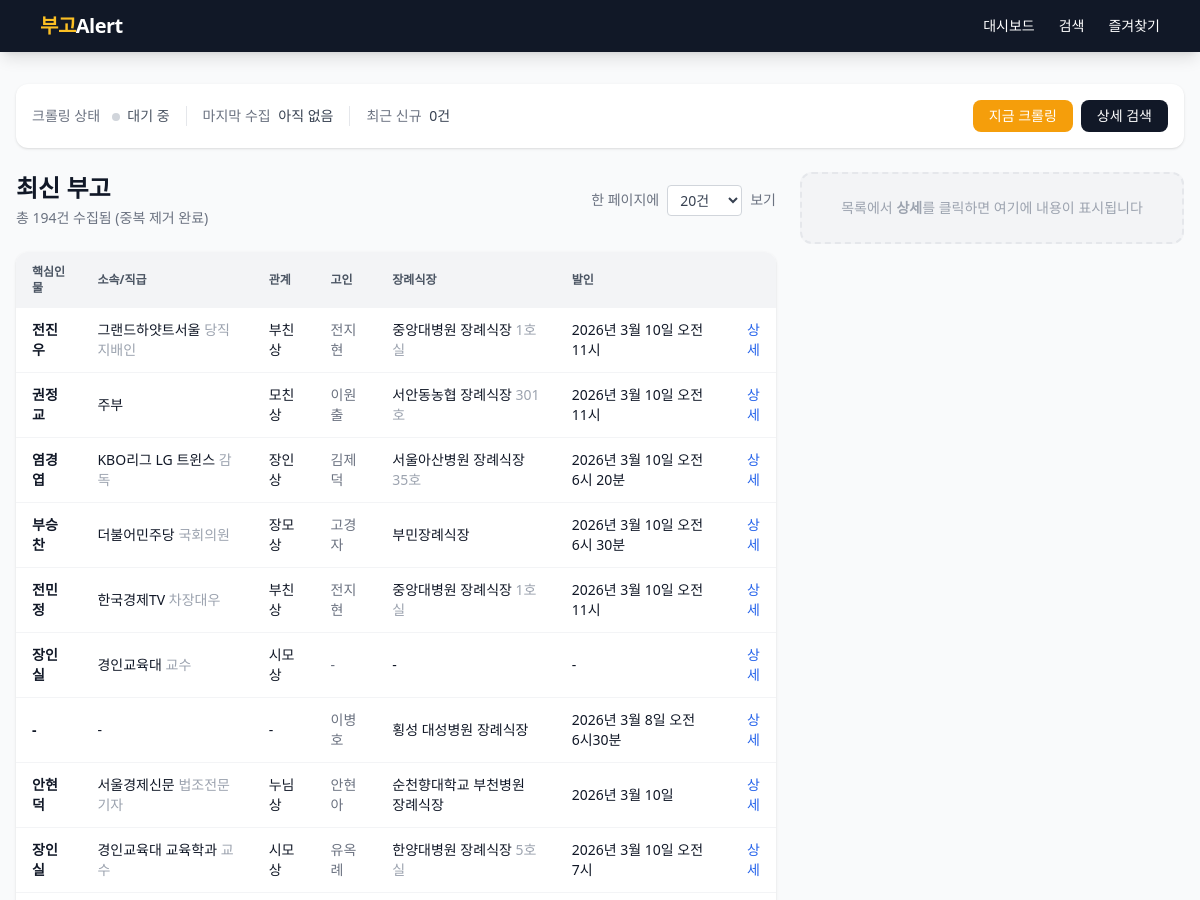
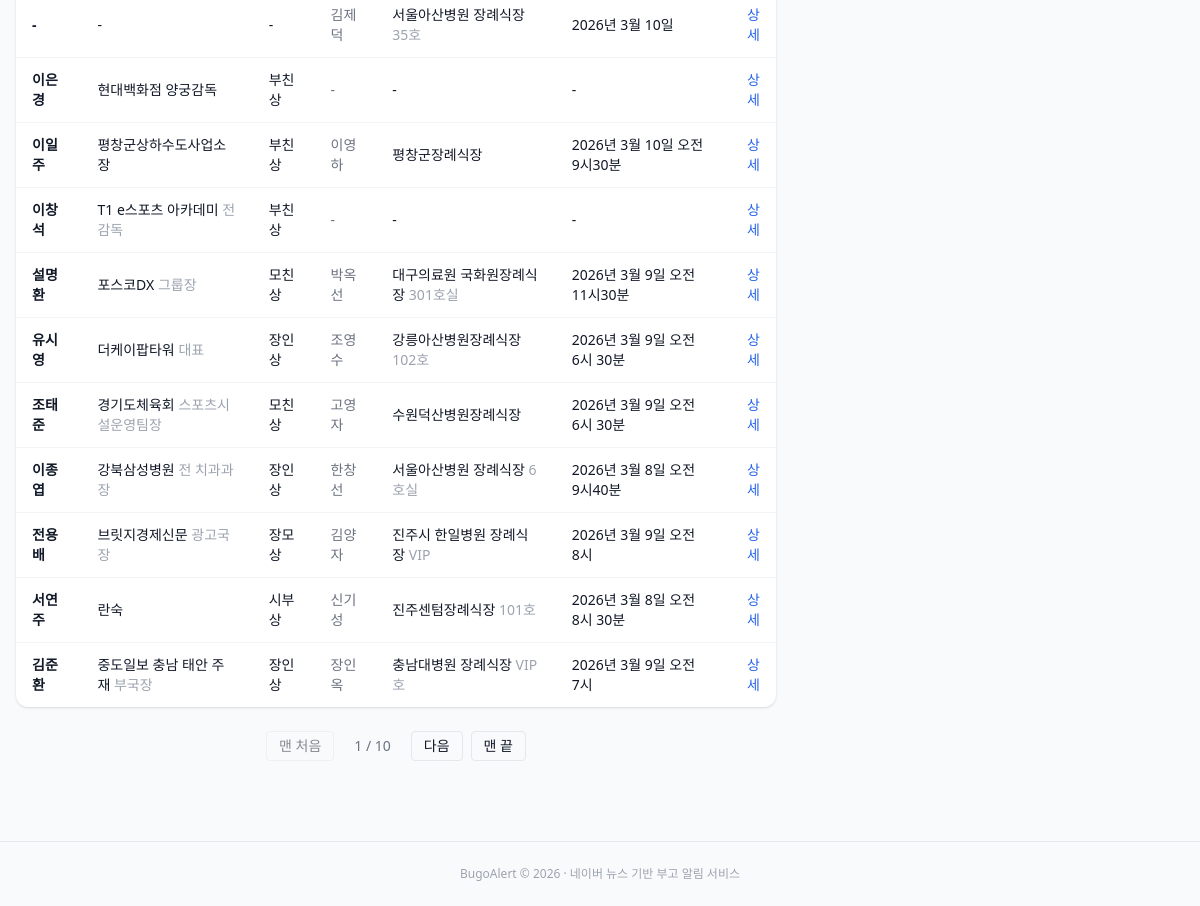
The page / on the database its author committed (2 pictures, top to bottom).
### app/models.py (models this page shows)
class Obituary(Base):
    __tablename__ = "obituaries"
    id = Column(Integer, primary_key=True, autoincrement=True)
    source_url = Column(String(512), nullable=False)
    source_urls = Column(Text, nullable=True)  # JSON 배열: 병합된 모든 기사 URL
    title = Column(String(512), nullable=False)
    key_person = Column(String(100))
    organization = Column(String(200))
    position = Column(String(200))
    deceased_name = Column(String(100))
    deceased_age = Column(String(50))
    relationship = Column(String(100))
    related_persons = Column(Text)
    funeral_hall = Column(String(200))
    room_number = Column(String(50))
    funeral_date = Column(String(100))
    funeral_time = Column(String(50))
    contact = Column(String(100))
    remarks = Column(Text)
    raw_text = Column(Text)
    published_at = Column(DateTime)
    created_at = Column(DateTime, default=datetime.utcnow)
    dedup_key = Column(String(200), unique=True, nullable=True)
    __table_args__ = (
        Index("ix_obituaries_key_person", "key_person"),
        Index("ix_obituaries_org", "organization"),
        Index("ix_obituaries_published", "published_at"),
        Index("ix_obituaries_dedup", "dedup_key"),
        Index("ix_obituaries_source_url", "source_url"),
    )

### app/routers/obituaries.py (the view)
@router.get("/")
async def index(
    request: Request,
    db: Session = Depends(get_db),
    page: int = Query(1, ge=1),
    per_page: int = Query(20, ge=10, le=100),
    sort: str | None = Query(None),
    order: str = Query("desc"),
):
    per_page = _valid_per_page(per_page)
    if sort and sort not in SORT_COLUMNS:
        sort = None
    if order not in ("asc", "desc"):
        order = "desc"
    query = _search_query(db, sort=sort, order=order)
    total = query.count()
    obituaries = query.offset((page - 1) * per_page).limit(per_page).all()
    total_pages = max(1, (total + per_page - 1) // per_page)
    crawl_status = getattr(request.app.state, "crawl_status", {})
    base = f"/?page={page}&per_page={per_page}"
    return request.app.state.templates.TemplateResponse(
        "index.html",
        {
            "request": request,
            "obituaries": obituaries,
            "page": page,
            "total_pages": total_pages,
            "total": total,
            "per_page": per_page,
            "per_page_options": PER_PAGE_OPTIONS,
            "crawl_status": crawl_status,
            "sort": sort,
            "order": order,
            "base_url": base,
        },
    )

### app/templates/index.html (shortened to what this page needs)
{% extends "base.html" %}
{% block content %}
<div class="bg-white rounded-xl shadow p-4 mb-6" id="crawl-panel">
  <div class="flex items-center justify-between">
    <div class="flex items-center gap-4 text-sm flex-wrap">
      <div>
        <span class="text-gray-500">크롤링 상태</span>
        <span id="crawl-indicator" class="ml-2 inline-block w-2 h-2 rounded-full
          {% if crawl_status.get('is_running') %}bg-amber-400 animate-pulse
          {% elif crawl_status.get('last_error') %}bg-red-400
          {% elif crawl_status.get('last_run') %}bg-green-400
          {% else %}bg-gray-300{% endif %}"></span>
        <span id="crawl-label" class="text-gray-600 ml-1">
          {% if crawl_status.get('is_running') %}진행 중...
          {% elif crawl_status.get('last_error') %}오류 발생
          {% elif crawl_status.get('last_run') %}정상
          {% else %}대기 중{% endif %}
        </span>
      </div>
      <div class="border-l pl-4">
        <span class="text-gray-500">마지막 수집</span>
        <span class="text-gray-700 ml-1 font-medium">
          {{ crawl_status.get('last_run').strftime('%m/%d %H:%M:%S') if crawl_status.get('last_run') else '아직 없음' }}
        </span>
      </div>
      <div class="border-l pl-4">
        <span class="text-gray-500">최근 신규</span>
        <span class="text-gray-700 ml-1 font-medium">{{ crawl_status.get('last_count', 0) }}건</span>
      </div>
    </div>
    <div class="flex items-center gap-2">
      <button onclick="runCrawl()"
              id="crawl-btn"
              class="px-4 py-1.5 bg-amber-500 text-white rounded-lg text-sm font-medium hover:bg-amber-600 transition disabled:opacity-50 disabled:cursor-not-allowed">
        지금 크롤링
      </button>
      <a href="/search"
         class="bg-gray-900 text-white px-4 py-1.5 rounded-lg text-sm font-medium hover:bg-gray-700 transition">
        상세 검색
      </a>
    </div>
  </div>
</div>
<div class="flex gap-6 flex-col lg:flex-row">
  <div class="flex-1 min-w-0">
<div class="flex items-center justify-between mb-6 flex-wrap gap-4">
  <div>
    <h1 class="text-2xl font-bold">최신 부고</h1>
    <p class="text-gray-500 text-sm mt-1">총 {{ total }}건 수집됨 (중복 제거 완료)</p>
  </div>
  <div class="flex items-center gap-2 text-sm">
    <label for="per-page" class="text-gray-500">한 페이지에</label>
    <select id="per-page" onchange="location.href='/?page=1&per_page='+this.value+'{% if sort %}&sort={{ sort }}&order={{ order }}{% endif %}'"
            class="px-2 py-1 rounded border border-gray-300 text-gray-700 bg-white">
      {% for n in per_page_options %}
      <option value="{{ n }}" {% if per_page == n %}selected{% endif %}>{{ n }}건</option>
      {% endfor %}
    </select>
    <span class="text-gray-500">보기</span>
  </div>
</div>
{% if obituaries %}
<div class="bg-white rounded-xl shadow overflow-hidden">
  <table class="w-full text-sm">
    <thead class="bg-gray-100 text-gray-600 uppercase text-xs">
      <tr>
        <th class="px-4 py-3 text-left">
          <a href="{{ base_url }}&sort=key_person&order={% if sort == 'key_person' and order == 'desc' %}asc{% else %}desc{% endif %}" class="hover:text-amber-600 flex items-center gap-0.5">
            핵심인물 {% if sort == 'key_person' %}<span>{% if order == 'desc' %}▼{% else %}▲{% endif %}</span>{% endif %}
          </a>
        </th>
        <th class="px-4 py-3 text-left">
          <a href="{{ base_url }}&sort=organization&order={% if sort == 'organization' and order == 'desc' %}asc{% else %}desc{% endif %}" class="hover:text-amber-600 flex items-center gap-0.5">
            소속/직급 {% if sort == 'organization' %}<span>{% if order == 'desc' %}▼{% else %}▲{% endif %}</span>{% endif %}
          </a>
        </th>
        <th class="px-4 py-3 text-left">
          <a href="{{ base_url }}&sort=relationship&order={% if sort == 'relationship' and order == 'desc' %}asc{% else %}desc{% endif %}" class="hover:text-amber-600 flex items-center gap-0.5">
            관계 {% if sort == 'relationship' %}<span>{% if order == 'desc' %}▼{% else %}▲{% endif %}</span>{% endif %}
          </a>
        </th>
        <th class="px-4 py-3 text-left">
          <a href="{{ base_url }}&sort=deceased_name&order={% if sort == 'deceased_name' and order == 'desc' %}asc{% else %}desc{% endif %}" class="hover:text-amber-600 flex items-center gap-0.5">
            고인 {% if sort == 'deceased_name' %}<span>{% if order == 'desc' %}▼{% else %}▲{% endif %}</span>{% endif %}
          </a>
        </th>
        <th class="px-4 py-3 text-left">
          <a href="{{ base_url }}&sort=funeral_hall&order={% if sort == 'funeral_hall' and order == 'desc' %}asc{% else %}desc{% endif %}" class="hover:text-amber-600 flex items-center gap-0.5">
            장례식장 {% if sort == 'funeral_hall' %}<span>{% if order == 'desc' %}▼{% else %}▲{% endif %}</span>{% endif %}
          </a>
        </th>
        <th class="px-4 py-3 text-left">
          <a href="{{ base_url }}&sort=funeral_date&order={% if sort == 'funeral_date' and order == 'desc' %}asc{% else %}desc{% endif %}" class="hover:text-amber-600 flex items-center gap-0.5">
            발인 {% if sort == 'funeral_date' %}<span>{% if order == 'desc' %}▼{% else %}▲{% endif %}</span>{% endif %}
          </a>
        </th>
        <th class="px-4 py-3"></th>
      </tr>
    </thead>
    <tbody class="divide-y divide-gray-100">
      {% for o in obituaries %}
      <tr class="hover:bg-amber-50 transition" id="row-{{ o.id }}">
        <td class="px-4 py-3 font-bold text-gray-900">{{ o.key_person or '-' }}</td>
        <td class="px-4 py-3">{{ o.organization or '-' }}{% if o.position %} <span class="text-gray-400">{{ o.position }}</span>{% endif %}</td>
        <td class="px-4 py-3">{{ o.relationship or '-' }}</td>
        <td class="px-4 py-3 text-gray-500">{{ o.deceased_name or '-' }}</td>
        <td class="px-4 py-3">{{ o.funeral_hall or '-' }}{% if o.room_number %} <span class="text-gray-400">{{ o.room_number }}</span>{% endif %}</td>
        <td class="px-4 py-3">{{ (o.funeral_date or '-')|format_funeral_date }} {{ o.funeral_time or '' }}</td>
        <td class="px-4 py-3 text-right">
          <a href="/obituary/{{ o.id }}"
             hx-get="/obituary/{{ o.id }}"
             hx-target="#detail-panel"
             hx-swap="innerHTML"
             hx-on::after-request="document.querySelectorAll('tbody tr.bg-amber-100').forEach(r=>r.classList.remove('bg-amber-100')); this.closest('tr').classList.add('bg-amber-100')"
             class="text-blue-600 hover:underline cursor-pointer">상세</a>
        </td>
      </tr>
      {% endfor %}
    </tbody>
  </table>
</div>
{% if total_pages > 1 %}
<div class="flex justify-center items-center gap-2 mt-6 flex-wrap">
  <a href="/?page=1&per_page={{ per_page }}{% if sort %}&sort={{ sort }}&order={{ order }}{% endif %}" class="px-3 py-1 rounded border text-sm hover:bg-gray-100 {% if page == 1 %}opacity-50 pointer-events-none{% endif %}">맨 처음</a>
  <span class="px-3 py-1 text-sm text-gray-500">{{ page }} / {{ total_pages }}</span>
  {% if page < total_pages %}
  <a href="/?page={{ page + 1 }}&per_page={{ per_page }}{% if sort %}&sort={{ sort }}&order={{ order }}{% endif %}" class="px-3 py-1 rounded border text-sm hover:bg-gray-100">다음</a>
  {% endif %}
  <a href="/?page={{ total_pages }}&per_page={{ per_page }}" class="px-3 py-1 rounded border text-sm hover:bg-gray-100 ">맨 끝</a>
</div>
{% endif %}
{% else %}
<div class="text-center py-20 text-gray-400">
  <p class="text-lg">수집된 부고가 없습니다</p>
  <p class="text-sm mt-2 mb-4">위의 <strong>지금 크롤링</strong> 버튼을 눌러 즉시 수집을 시작하세요</p>
</div>
{% endif %}
  </div>
  <div id="detail-panel" class="lg:w-96 shrink-0 lg:sticky lg:top-8 lg:self-start min-h-[200px] lg:min-h-[400px]">
    <div class="bg-gray-100 rounded-xl p-6 h-full flex items-center justify-center text-gray-400 text-sm border-2 border-dashed border-gray-200">
      <p>목록에서 <strong>상세</strong>를 클릭하면 여기에 내용이 표시됩니다</p>
    </div>
  </div>
</div>
{% endblock %}

### app/templates/base.html (shortened to what this page needs)
<!DOCTYPE html>
<html lang="ko" class="h-full">
<head>
  <script src="https://cdn.tailwindcss.com"></script>
</head>
<body class="h-full bg-gray-50 text-gray-900">
  <nav class="bg-gray-900 text-white shadow-lg">
    <div class="max-w-6xl mx-auto px-4 py-3 flex items-center justify-between">
      <a href="/" class="text-xl font-bold tracking-tight">
        <span class="text-amber-400">부고</span>Alert
      </a>
      <div class="flex gap-6 text-sm font-medium">
        <a href="/" class="hover:text-amber-300 transition">대시보드</a>
        <a href="/search" class="hover:text-amber-300 transition">검색</a>
        <a href="/favorites" class="hover:text-amber-300 transition">즐겨찾기</a>
      </div>
    </div>
  </nav>
  <main class="max-w-7xl mx-auto px-4 py-8">
    {% block content %}{% endblock %}
  </main>
  <footer class="text-center text-xs text-gray-400 py-6 border-t mt-12">
    BugoAlert &copy; 2026 &middot; 네이버 뉴스 기반 부고 알림 서비스
  </footer>
</body>
</html>

### app/templates/base.html (style rules this page uses)
html { font-size: clamp(14px, 2vw, 16px); }
body { font-size: 1rem; }

### rows shown on the page
Obituary: key_person "전진우", organization "그랜드하얏트서울", position "당직지배인", relationship "부친상", deceased_name "전지현", funeral_hall "중앙대병원 장례식장", room_number "1호실", funeral_date "2026년 3월 10일", funeral_time "오전 11시"
Obituary: key_person "권정교", organization "주부", relationship "모친상", deceased_name "이원출", funeral_hall "서안동농협 장례식장", room_number "301호", funeral_date "2026년 3월 10일", funeral_time "오전 11시"
Obituary: key_person "염경엽", organization "KBO리그 LG 트윈스", position "감독", relationship "장인상", deceased_name "김제덕", funeral_hall "서울아산병원 장례식장", room_number "35호", funeral_date "2026년 3월 10일", funeral_time "오전 6시 20분"
Obituary: key_person "부승찬", organization "더불어민주당", position "국회의원", relationship "장모상", deceased_name "고경자", funeral_hall "부민장례식장", funeral_date "2026년 3월 10일", funeral_time "오전 6시 30분"
Obituary: key_person "전민정", organization "한국경제TV", position "차장대우", relationship "부친상", deceased_name "전지현", funeral_hall "중앙대병원 장례식장", room_number "1호실", funeral_date "2026년 3월 10일", funeral_time "오전 11시"
Obituary: key_person "장인실", organization "경인교육대", position "교수", relationship "시모상", deceased_name "-", funeral_hall "-", funeral_date "-"
Obituary: key_person "-", organization "-", relationship "-", deceased_name "이병호", funeral_hall "횡성 대성병원 장례식장", funeral_date "2026년 3월 8일", funeral_time "오전 6시30분"
Obituary: key_person "안현덕", organization "서울경제신문", position "법조전문기자", relationship "누님상", deceased_name "안현아", funeral_hall "순천향대학교 부천병원 장례식장", funeral_date "2026년 3월 10일"
Obituary: key_person "장인실", organization "경인교육대 교육학과", position "교수", relationship "시모상", deceased_name "유옥례", funeral_hall "한양대병원 장례식장", room_number "5호실", funeral_date "2026년 3월 10일", funeral_time "오전 7시"
Obituary: key_person "-", organization "-", relationship "-", deceased_name "김제덕", funeral_hall "서울아산병원 장례식장", room_number "35호", funeral_date "2026년 3월 10일"
Obituary: key_person "이은경", organization "현대백화점 양궁감독", relationship "부친상", deceased_name "-", funeral_hall "-", funeral_date "-"
Obituary: key_person "이일주", organization "평창군상하수도사업소장", relationship "부친상", deceased_name "이영하", funeral_hall "평창군장례식장", funeral_date "2026년 3월 10일", funeral_time "오전 9시30분"
Obituary: key_person "이창석", organization "T1 e스포츠 아카데미", position "전 감독", relationship "부친상", deceased_name "-", funeral_hall "-", funeral_date "-"
Obituary: key_person "설명환", organization "포스코DX", position "그룹장", relationship "모친상", deceased_name "박옥선", funeral_hall "대구의료원 국화원장례식장", room_number "301호실", funeral_date "2026년 3월 9일", funeral_time "오전 11시30분"
Obituary: key_person "유시영", organization "더케이팝타워", position "대표", relationship "장인상", deceased_name "조영수", funeral_hall "강릉아산병원장례식장", room_number "102호", funeral_date "2026년 3월 9일", funeral_time "오전 6시 30분"
Obituary: key_person "조태준", organization "경기도체육회", position "스포츠시설운영팀장", relationship "모친상", deceased_name "고영자", funeral_hall "수원덕산병원장례식장", funeral_date "2026년 3월 9일", funeral_time "오전 6시 30분"
Obituary: key_person "이종엽", organization "강북삼성병원", position "전 치과과장", relationship "장인상", deceased_name "한창선", funeral_hall "서울아산병원 장례식장", room_number "6호실", funeral_date "2026년 3월 8일", funeral_time "오전 9시40분"
Obituary: key_person "전용배", organization "브릿지경제신문", position "광고국장", relationship "장모상", deceased_name "김양자", funeral_hall "진주시 한일병원 장례식장", room_number "VIP", funeral_date "2026년 3월 9일", funeral_time "오전 8시"
Obituary: key_person "서연주", organization "란숙", relationship "시부상", deceased_name "신기성", funeral_hall "진주센텀장례식장", room_number "101호", funeral_date "2026년 3월 8일", funeral_time "오전 8시 30분"
Obituary: key_person "김준환", organization "중도일보 충남 태안 주재", position "부국장", relationship "장인상", deceased_name "장인옥", funeral_hall "충남대병원 장례식장", room_number "VIP호", funeral_date "2026년 3월 9일", funeral_time "오전 7시"

### other values the page prints
{{ crawl_status.get('last_count', 0) }} "0"
{{ total }} "194"
{{ page }} "1"
{{ total_pages }} "10"
form field value "20건"
